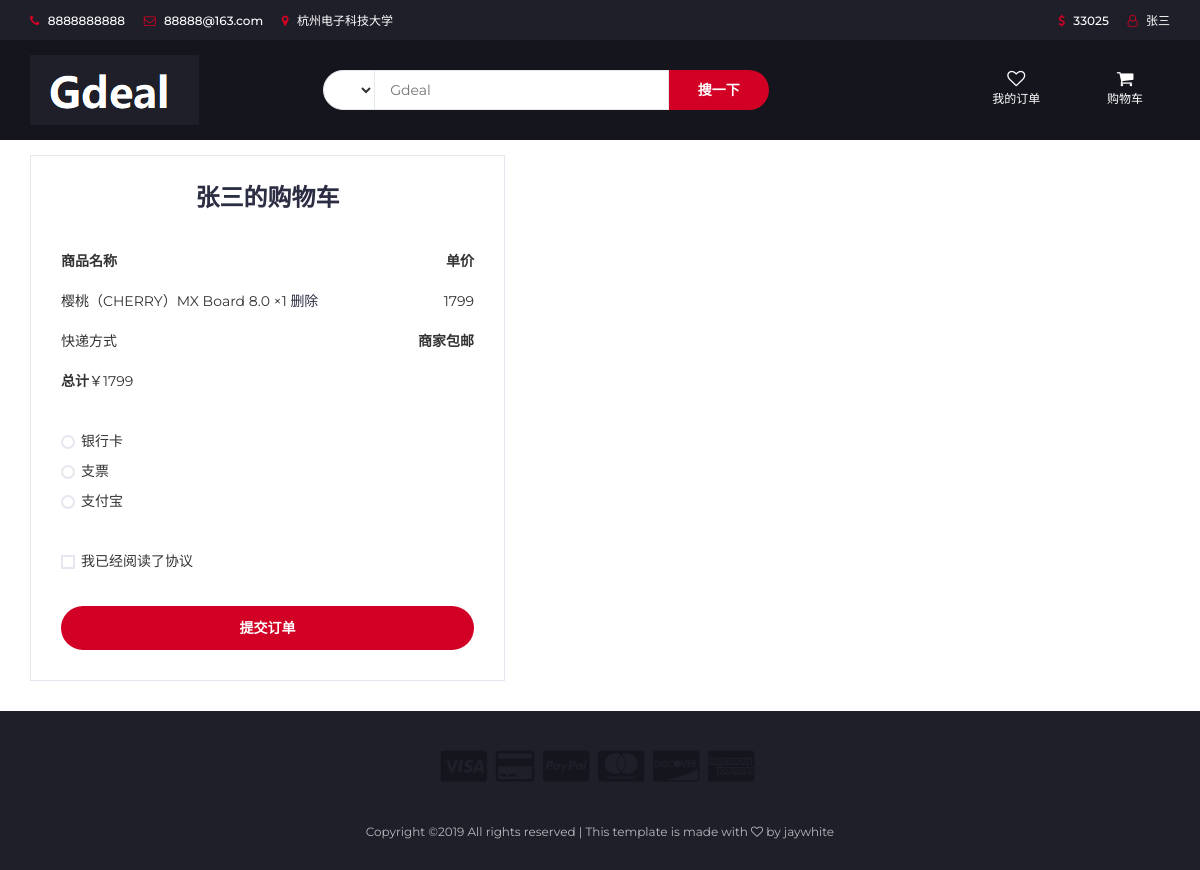
Screenshot of /shopcart/show.php (signed in) with the database file from the repository.
### tables this page shows
CREATE TABLE IF NOT EXISTS `shopcart` (
  `order_id` int(11) NOT NULL AUTO_INCREMENT,
  `user_id` char(30) NOT NULL DEFAULT '',
  `item_id` varchar(255) DEFAULT NULL,
  `item_num` varchar(255) DEFAULT NULL,
  PRIMARY KEY (`order_id`)
);

CREATE TABLE IF NOT EXISTS `items` (
  `ids` int(11) NOT NULL AUTO_INCREMENT,
  `name` varchar(100) NOT NULL,
  `price` float NOT NULL,
  `itemcata` char(1) NOT NULL DEFAULT '0',
  `cata` varchar(50) NOT NULL,
  `num` int(11) NOT NULL,
  `image` char(100) NOT NULL,
  `body` text NOT NULL,
  PRIMARY KEY (`ids`)
);

### shopcart/show.php (the view, shortened to what this page needs)
<!DOCTYPE html>
<html>
<head>
    <link type="text/css" rel="stylesheet" href="../assets/css/detail_css//css/bootstrap.min.css"/>
    <link type="text/css" rel="stylesheet" href="../assets/css/detail_css/css/slick.css"/>
    <link type="text/css" rel="stylesheet" href="../assets/css/detail_css/css/slick-theme.css"/>
    <link type="text/css" rel="stylesheet" href="../assets/css/detail_css/css/nouislider.min.css"/>
    <link rel="stylesheet" href="../assets/css/detail_css/css/font-awesome.min.css">
    <link type="text/css" rel="stylesheet" href="../assets/css/detail_css/css/style.css"/>
</head>
<body>
<?php
require_once $_SERVER['DOCUMENT_ROOT'].'/inc/db.php';
$uid = $_SESSION["uid"];
$query = $db->prepare('select * from login where username = :uid');
$query->bindValue(':uid',$uid,PDO::PARAM_STR);
$query->execute();
$man = $query->fetchObject();
$query = $db->prepare('select * from shopcart where user_id = :uid');
$query->bindValue(':uid',$uid,PDO::PARAM_STR);
$query->execute();
$incart = $query->fetchAll();
$sum = 0;
?>
        <header>
            <div id="top-header">
                <div class="container">
                    <ul class="header-links pull-left">
                        <li><a href="#"><i class="fa fa-phone"></i> 8888888888</a></li>
                        <li><a href="#"><i class="fa fa-envelope-o"></i> 88888@163.com</a></li>
                        <li><a href="#"><i class="fa fa-map-marker"></i> 杭州电子科技大学</a></li>
                    </ul>
                    <ul class="header-links pull-right">
                        <li><a href="../user/show.php"><i class="fa fa-dollar"></i> <?php echo $man->Account?></a></li>
                        <li><a href="../user/show.php"><i class="fa fa-user-o"></i> <?php echo $man->Name?></a></li>
                    </ul>
                </div>
            </div>
            <div id="header">
                <div class="container">
                    <div class="row">
                        <div class="col-md-3">
                            <div class="header-logo">
                                <a href="../shopping/main.php?group=0" class="logo">
                                    <img src="../assets/css/detail_css/img/logo.png" alt="">
                                </a>
                            </div>
                        </div>
                        <div class="col-md-6">
                            <div class="header-search">
                                <form action="gotitem.php" method="post">
                                    <select class="input-select">
                                    </select>
                                    <input class="input" type = "text" name="keyname" maxlength="30" placeholder="Gdeal">
                                    <button class="search-btn">搜一下</button>
                                </form>
                            </div>
                        </div>
                        <div class="col-md-3 clearfix">
                            <div class="header-ctn">
                                <div>
                                    <a href="../user/dingdan.php">
                                        <i class="fa fa-heart-o"></i>
                                        <span>我的订单</span>
                                    </a>
                                </div>
                                <div class="dropdown">
                                    <a class="dropdown-toggle" data-toggle="dropdown" aria-expanded="true">
                                        <i class="fa fa-shopping-cart"></i>
                                        <span>购物车</span>
                                    </a>
                                </div>
                            </div>
                        </div>
                    </div>
                </div>
            </div>
        </header>
        <div class="section">
            <div class="container">
                    <div class="col-md-5 order-details">
                        <div class="section-title text-center">
                            <h3 class="title"><?php echo $man->Name."的购物车"?></h3>
                        </div>
                        <div class="order-summary">
                            <div class="order-col">
                                <div><strong>商品名称</strong></div>
                                <div><strong>单价</strong></div>
                            </div>
                            <div class="order-products">
                                <?php foreach ($incart as $thing) {
                                    $query = $db->prepare('select * from items where ids = :ids');
                                    $query->bindValue(':ids',$thing[2],PDO::PARAM_INT);
                                    $query->execute();
                                    $thinginfo = $query->fetchObject();
                                    $sum = $sum+($thing[3])*($thinginfo->price);
                                ?>
                                    <div class="order-col">
                                        <div><?php echo $thinginfo->name?> ×<?php echo $thing[3]?> <a href= <?php echo "delete.php?ids=".$thing[2]?> >  删除</a></div>
                                        <div><?php echo $thinginfo->price?></div>
                                    </div>
                                <?php }?>
                            </div>
                            <div class="order-col">
                                <div>快递方式</div>
                                <div><strong>商家包邮</strong></div>
                            </div>
                            <div class="order-col">
                                <div><strong>总计</strong><?php echo '￥'.$sum?></div>
                                <div><strong class="order-total"></strong></div>
                            </div>
                        </div>
                        <div class="payment-method">
                            <div class="input-radio">
                                <label for="payment-1">
                                    <span></span>
                                    银行卡
                                </label>
                            </div>
                            <div class="input-radio">
                                <label for="payment-2">
                                    <span></span>
                                    支票
                                </label>
                            </div>
                            <div class="input-radio">
                                <label for="payment-3">
                                    <span></span>
                                    支付宝
                                </label>
                            </div>
                        </div>
                        <div class="input-checkbox">
                            <label for="terms">
                                <span></span>
                                我已经阅读了协议</a>
                            </label>
                        </div>
                        <a href="tijiao.php" class="primary-btn order-submit">提交订单</a>
                    </div>
                </div>
            </div>
        <footer id="footer">
            <div id="bottom-footer" class="section">
                <div class="container">
                    <div class="row">
                        <div class="col-md-12 text-center">
                            <ul class="footer-payments">
                                <li><a href="#"><i class="fa fa-cc-visa"></i></a></li>
                                <li><a href="#"><i class="fa fa-credit-card"></i></a></li>
                                <li><a href="#"><i class="fa fa-cc-paypal"></i></a></li>
                                <li><a href="#"><i class="fa fa-cc-mastercard"></i></a></li>
                                <li><a href="#"><i class="fa fa-cc-discover"></i></a></li>
                                <li><a href="#"><i class="fa fa-cc-amex"></i></a></li>
                            </ul>
                            <span class="copyright">
                                Copyright &copy;<script>document.write(new Date().getFullYear());</script> All rights reserved | This template is made with <i class="fa fa-heart-o" aria-hidden="true"></i> by jaywhite                            </span>
                        </div>
                    </div>
                </div>
            </div>
        </footer>
</body>
</html>

### rows the page displays
shopcart: item.name "樱桃（CHERRY）MX Board 8.0", item_num "1", item.price "1799"

### other values shown
$man->Account "33025"
$man->Name "张三"
$sum "1799"
